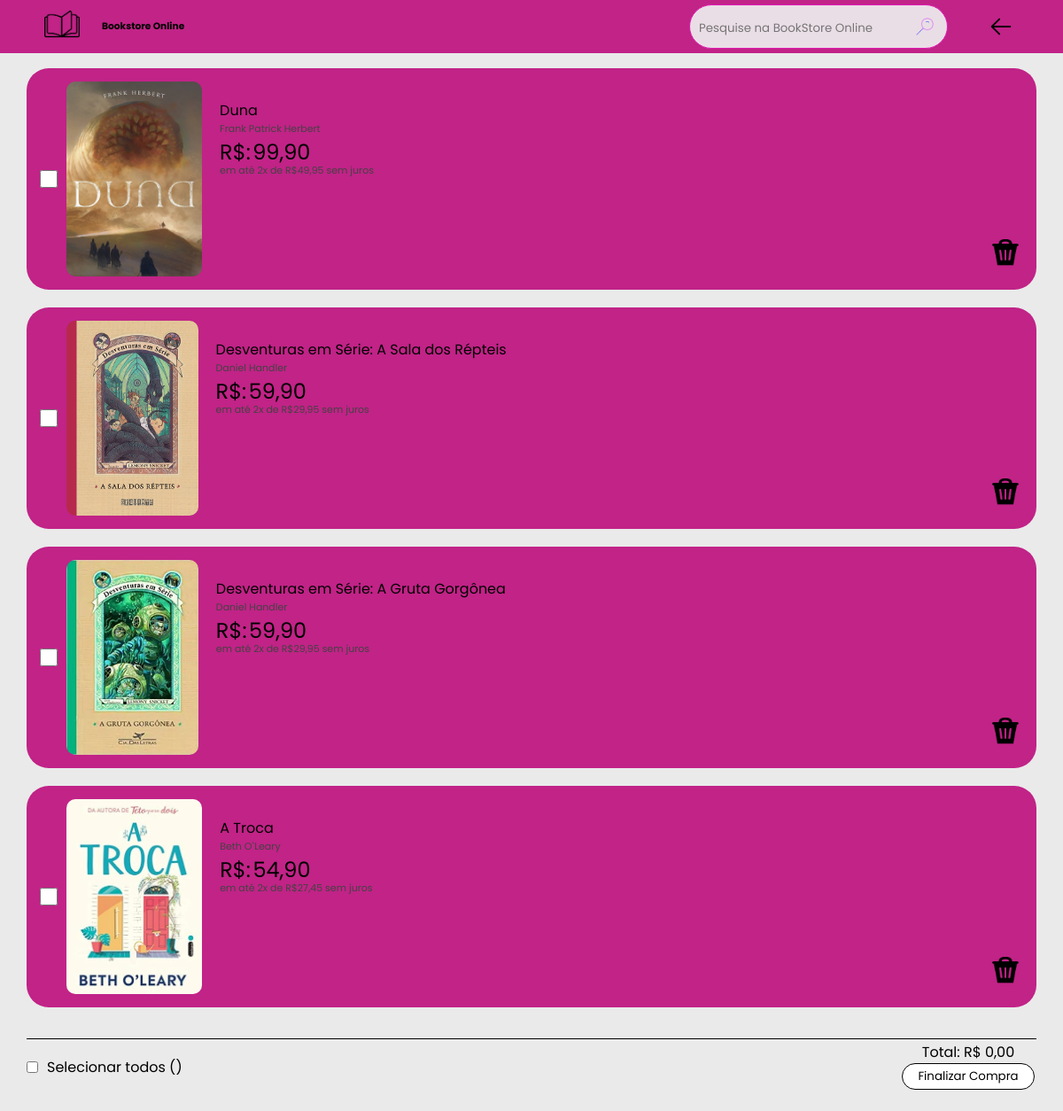
Page /carrinho.php (signed in) on the committed database.
### tables this page shows
CREATE TABLE `livros` (
  `id_livros` int(11) NOT NULL,
  `nome` varchar(50) NOT NULL,
  `lancamento` char(4) DEFAULT NULL,
  `descricao` text DEFAULT NULL,
  `isbn` char(17) DEFAULT NULL,
  `id_autores` int(11) NOT NULL,
  `preco` float DEFAULT NULL
);

CREATE TABLE `autores` (
  `id_autores` int(11) NOT NULL,
  `nome` varchar(50) NOT NULL,
  `nascimento` date DEFAULT NULL,
  `nacionalidade` varchar(40) DEFAULT NULL
);

### php/carrinho.php (called while the page is built, shortened)
<?php
$conn = getConexao();
$id_usuario = $_SESSION['usuario'];
$sql = 'SELECT l.preco, l.id_livros, l.nome as titulo, l.id_autores, l.preco,a.nome AS autor
    FROM livros as l JOIN carrinho as c ON c.id_livros = l.id_livros
    JOIN autores AS a ON l.id_autores = a.id_autores
    WHERE c.id_usuario = :id_usuario';
$stmt = $conn->prepare($sql);
$stmt->bindParam(':id_usuario', $id_usuario);
$stmt->execute();
$livrosCarrinho = $stmt->fetchAll(PDO::FETCH_ASSOC);
?>

### carrinho.php (the view, shortened to what this page needs)
<?php
    include 'php/carrinho.php';
?>
<!DOCTYPE html>
<html lang="pt-br">
<head>
    <link rel="stylesheet" href="css/style.css">
    <link rel="stylesheet" href="css/home.css">
    <link rel="stylesheet" href="css/carrinho.css">
    <link rel="stylesheet" href="css/pesquisa.css">
</head>
<body>
    <header class="topo">
        <section class="logo-e-titulo">
            <section class="logo-img">
                <img src="img/logo.png" alt="logo-livro">
            </section>
            <section>
                <h3 class="logo-texto"><a href="home.php">Bookstore Online</a></h3>
            </section>
        </section>
        <section class="block">
            <section class="pesquisa">
                <form action="php/pesquisa.php" method="post">
                    <input type="text" class="pes" placeholder="Pesquise na BookStore Online">
                </form>
                <a href="#">
                    <img src="img/lupa.png" alt="Lupa" class="lupa">
                </a>
            </section>
            <section class="carrinho">
                <a href="home.php"><img src="img/arrow-left.svg" alt="carrinho de compras" id="carrinho" onclick="carrinho()"></a>
            </section>
        </section>
    </header>
    <main>
        <section class="alinha-carrinho">
            <?php if (empty($livrosCarrinho)){ ?>
                <p class="mensagem-vazio">Carrinho vazio</p>
           <?php }else{ ?>
            <table>
                <?php foreach ($livrosCarrinho as $livro){ ?>
                <tbody class="coluna">
                    <tr class="produto">
                        <td class="selecionar">
                            <input type="checkbox" name="precos[]" value="<?php echo $livro['preco'] ?>" onclick="atualizarTotal()">
                        </td>
                        <td class="img">
                        <img src="img/autores/<?php echo $livro['id_livros']; ?>.jpg" alt="<?php echo $livro['titulo']; ?>">
                        </td>
                        <td class="informe">
                            <section class="descricao">
                                <p class="titulo-livro"><?php echo $livro['titulo']; ?></p>
                                <p class="autores"><?php echo $livro['autor']; ?></p>
                            </section>
                            <section class="valores">
                                <section class="desconto">
                                    <p class="moeda">R$: </p>
                                    <p class="vcdesconto"><?php echo number_format($livro['preco'], 2, ',', '.'); ?></p>
                                </section>
                            </section>
                            <section class="parcelamento">
                                <p>em até 2x de R$<?php echo number_format($livro['preco'] / 2, 2, ',', '.'); ?> sem juros</p>
                            </section>
                        </td>
                        <td>
                            <section class="lixeira">
                            <form action="php/excluirCarrinho.php" method="post" onsubmit="return confirm('Tem certeza que deseja excluir este item do carrinho?');">
                                <button type="submit">
                                    <img src="img/lixeira.png" alt="lixeira">
                                </button>
                            </form>
                            </section>
                        </td>
                    </tr>
                </tbody>
                <?php
                    }
                ?>
                <tfoot class="finalizar">
                    <tr>
                        <td class="todos">
                            <input type="checkbox" onclick="selecionarTodos(this)">
                            <p>Selecionar todos (<span id="contidade"></span>)</p>
                        </td>
                    </tr>
                        <tr>
                            <td class="position">
                                <p>Total: R$ <span id="total">0,00</span></p>
                                <button type="submit">Finalizar Compra</button>
                            </td>
                        </tr>
                </tfoot>
            </table>
            <?php } ?>
        </section>
    </main>
</body>
</html>

### css/style.css (style rules this page uses)
:root { --cor_de_fundo: #d7d7d755; --rascunho: #eaeaea; --cor_do_rodape: #c12387; --cor_de_fundo_original: #fbb1e0; --cor_do_rodape_original: #FFCBEC; }
* { margin: 0; padding: 0; box-sizing: border-box; font-family: "Poppins", sans-serif; }
body { background-color: var(--cor_de_fundo); width: 100vw; height: 100vh; overflow-x: hidden; }
.topo { width: 100vw; height: 60px; background-color: var(--cor_do_rodape); display: flex; justify-content: space-between; align-items: center; padding: 0px 50px; }
.logo-img img { width: 40px; height: 40px; }
.logo-texto { font-size: 24px; width: 500px; }
.logo-e-titulo { display: flex; align-items: center; flex-direction: row; margin: 0; }
.logo-e-titulo img { margin-right: 20px; }
.menu-mobile nav, li, a { color: white; text-decoration: none; display: block; padding: 15px 15px; font-size: 16pt; }
main { text-align: center; align-items: center; }

### css/home.css (style rules this page uses)
:root { --cor_do_fundo: #c12387; --cor_de_fundo0: #d7d7d785; --rascunho: #eaeaea; --cor_do_rodape: #c12387; --cor_do_footer: #c12387b2; --nome_autores: #6D6A6A; --tipo_capa: #0993D8; }
body { margin: 0; }
main { width: 100vw; height:100vh; padding: 15px; display: flex; flex-direction: column; align-items: center; }
.descricao, .valores, .parcelamento { display: flex; flex-direction: column; align-items: start; width: 100%; text-align: left; }
.autores, .Tcapa, .parcelamento { font-size: 11px; }
.autores, .parcelamento { color: var(--nome_autores); }
.valores { height: 30px; }
.desconto { display: flex; flex-direction: row ; }
.moeda { font-size: 24px; }
.vcdesconto { font-size: 24px; margin-left: 2.5px; }
#desenvolvedor, #designer, #documentação, li, a { gap: 1; font-size: 8pt; padding: 5px; color: black; display: flex; flex-direction: row; align-items: center; }

### css/carrinho.css (style rules this page uses)
:root { --cor_de_fundo: #d7d7d785; --rascunho: #eaeaea; --cor_do_rodape: #c12387; --nome_autores: #434343; --tipo_capa: #0993D8; }
main { width: 100VW; }
.alinha-carrinho { display: flex; flex-direction: column; }
.coluna { display: flex; flex-direction: column; width: 95vw; }
.produto { background-color: var(--cor_do_rodape); border-radius: 25px; height: 250px; padding: 5px; padding-right: 20px; display: flex; flex-direction: row; width: 100%; margin-bottom: 20px; }
.selecionar { height: 100%; margin-left: 10px; display: flex; flex-direction: column; justify-content: center; }
.selecionar input { width: 20px; height: 20px; }
.img { display: flex; flex-direction: start; justify-content: center; margin: 10px -20px 10px -20px; }
.img img { border-radius: 10px; height: 220px; margin-left: 20px; margin-right: 40px; }
.informe { display: flex; flex-direction: column; align-items: start; margin-top: 30px; width: 100%; }
.lixeira { height: 100%; display: flex; justify-content: end; align-items: flex-end; padding-bottom: 15px; }
.lixeira img { width: 30px; height: 30px; }
.lixeira button { background-color: transparent; width: fit-content; border: none; }
.finalizar { display: flex; flex-direction: row; justify-content: space-between; align-items: end; margin-top: 15px; margin-bottom: 20px; border-top: black 1px solid; }
.todos { display: flex; flex-direction: row; align-items: center; height: 100%; margin-bottom: 15px; }
.todos, input { margin-right: 10px; }
.position { margin-top: 10px; }
button { background-color: white; width: 150px; height: 30px; border: 1.5px solid black; border-radius: 25px; }

### css/pesquisa.css (style rules this page uses)
.topo { width: 100vw; height: 60px; background-color: var(--cor_do_rodape); display: flex; align-items: flex-start; justify-content: space-between; align-items: center; }
.lupa { width: 20px; height: 20px; }
.pesquisa { display: flex; justify-content: space-between; align-items: center; background: #eadee6; border: 1px solid #e11ab0; padding: 10px; border-radius: 25px; height: 50px; }
.pes { width: 230px; outline: none; border: none; background: none; color: black; }
.block { display: flex; flex-direction: row; justify-content: center; align-items: center; }
#carrinho { width: 30px; height: 30px; margin-left: 40px; }

### rows in the picture
livros: shows a picture, nome "Duna", id_autores.nome "Frank Patrick Herbert", preco "99,90", $livro['preco']/2 "49,95"
livros: shows a picture, nome "Desventuras em Série: A Sala dos Répteis", id_autores.nome "Daniel Handler", preco "59,90", $livro['preco']/2 "29,95"
livros: shows a picture, nome "Desventuras em Série: A Gruta Gorgônea", id_autores.nome "Daniel Handler", preco "59,90", $livro['preco']/2 "29,95"
livros: shows a picture, nome "A Troca", id_autores.nome "Beth O`Leary", preco "54,90", $livro['preco']/2 "27,45"
